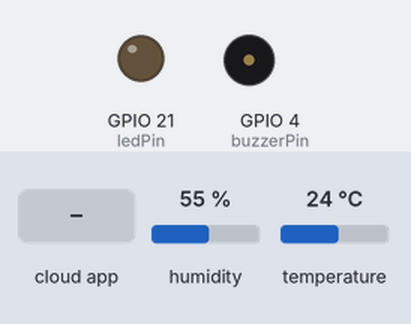
A sketch run on a simulated ESP32. On the bench: output pins drawn as LEDs (lit = HIGH), buzzer (waves = sounding, pin HIGH). Inputs (shaded band) come from the test bench; at power-on: humidity 55 %, temperature 24 °C. WiFi joins after 1.5 s; servers stay silent unless stated; no MQTT or app messages arrive unless stated; what the sketch prints to the serial monitor is not drawn.

Above: at 2.7 s.
2.8 s: the phone or cloud app sets humidity_sensor to 0
At 3.1 s:
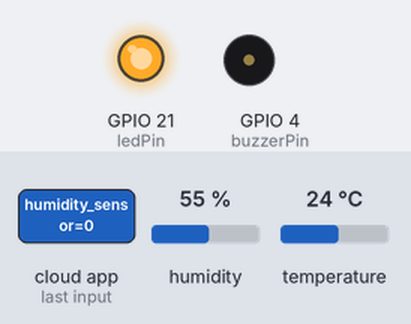
Timing chart, 0 to 5.8 s (numbered marks = the images above; inputs shaded):
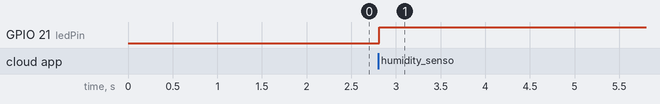

Measured:
- after the input at 2.8 s, GPIO 21 (ledPin): LOW → HIGH at once

The sketch:

temp_sensor_buzzer.ino
```cpp
#include <WiFi.h>
#include "Adafruit_MQTT.h"
#include "Adafruit_MQTT_Client.h"
#include "DHT.h"

/********* WiFi Access Point ***********/

#define WLAN_SSID       "OMT2.4"
#define WLAN_PASS       "Covid21!"
#define DHTPin 5
#define DHTTYPE DHT22
#define ledPin 21
#define buzzerPin 4

/********* Adafruit.io Setup ***********/

#define AIO_SERVER      "io.adafruit.com"
#define AIO_SERVERPORT  1883                   // use 8883 for SSL

#define AIO_USERNAME  "oriki"
#define AIO_KEY       "aio_ZrjP76q2fjYWgdwbHLCdXnuBSRto"

/**** Global State ******/

// Create an ESP8266 WiFiClient class to connect to the MQTT server.
//WiFiClient client;
WiFiClient client;
// Setup the MQTT client class by passing in the WiFi client and MQTT server and login details.
Adafruit_MQTT_Client mqtt(&client, AIO_SERVER, AIO_SERVERPORT, AIO_USERNAME, AIO_KEY);

DHT dht(DHTPin, DHTTYPE);

/********** Feeds *************/

Adafruit_MQTT_Subscribe humiditySubscribe = Adafruit_MQTT_Subscribe(&mqtt,AIO_USERNAME "/feeds/humidity_sensor");
Adafruit_MQTT_Publish humidityPublish = Adafruit_MQTT_Publish(&mqtt, AIO_USERNAME "/feeds/humidity_sensor");
Adafruit_MQTT_Subscribe distanceSubscribe = Adafruit_MQTT_Subscribe(&mqtt,AIO_USERNAME "/feeds/distance-sensor");

void MQTT_connect();

void setup() {

//Connect to WiFi access point.
  Serial.println(); Serial.println();
  Serial.print("Connecting to ");
  Serial.println(WLAN_SSID);

//Start measuring humidity and temperature
  Serial.begin(115200);
  dht.begin();

  WiFi.begin(WLAN_SSID, WLAN_PASS);
  while (WiFi.status() != WL_CONNECTED) {
    delay(500);
    Serial.print(".");
  }
  Serial.println();

  Serial.println("WiFi connected");
  Serial.println("IP address: "); Serial.println(WiFi.localIP());
  Serial.println();

//init
  pinMode(ledPin, OUTPUT);
  pinMode(buzzerPin, OUTPUT);

//observe changes
  mqtt.subscribe(&humiditySubscribe);
  mqtt.subscribe(&distanceSubscribe);

}

void loop() {

  MQTT_connect();

  //Read Humidity
  float humidity = dht.readHumidity();

  // Check if any reads failed and exit early (to try again).
  if (isnan(humidity)) {
    Serial.println(F("Failed to read from DHT sensor!"));
    return;
  }

//log
//  Serial.print(F("Humidity: "));
//  Serial.print(humidity);

//Upload to cloud
  humidityPublish.publish(humidity);

//Optimal humidity for the average plant is at least 50% humidity.
//We were unable to reduce the actual humidity in the room to less than 50%,
//so just for the sake of showing that it works we changed the condition to 72%.
  Adafruit_MQTT_Subscribe *subscription_H;
  char* minHumidity = "72";
  while((subscription_H = mqtt.readSubscription(5000))) {
    if(subscription_H == &humiditySubscribe){
      Serial.println(F((char *)humiditySubscribe.lastread));
      if(strcmp((char *)humiditySubscribe.lastread, minHumidity) <= 0) {
        digitalWrite (ledPin, HIGH);
      } else {
        digitalWrite (ledPin, LOW);
      }
    }
  }

  char* minDistance = "250";
  Adafruit_MQTT_Subscribe *subscription_D;
  while((subscription_D = mqtt.readSubscription(5000))) {
    if(subscription_D == &distanceSubscribe){
      Serial.println(F((char *)distanceSubscribe.lastread));
       if(atoi((char *)distanceSubscribe.lastread) < 150) {
        digitalWrite (buzzerPin, HIGH);
      } else {
        digitalWrite (buzzerPin, LOW);
      }
    }
  }
}

// Function to connect and reconnect as necessary to the MQTT server.
// Should be called in the loop function and it will take care if connecting.
void MQTT_connect() {
  int8_t ret;

// Stop if already connected.
  if (mqtt.connected()) {
    return;
  }
  Serial.print("Connecting to MQTT... ");

  uint8_t retries = 3;
    while ((ret = mqtt.connect()) != 0) { // connect will return 0 for connected
       Serial.println(mqtt.connectErrorString(ret));
       Serial.println("Retrying MQTT connection in 5 seconds...");
       mqtt.disconnect();
       delay(5000);  // wait 5 seconds
       retries--;
       if (retries == 0) {
         // basically die and wait for WDT to reset me
         while (1);
       }
  }
  Serial.println("MQTT Connected!");
}
```
